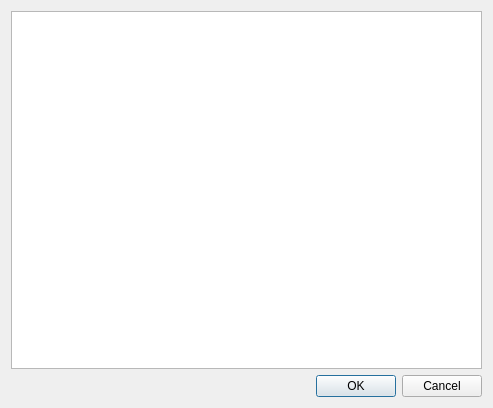
<?xml version="1.0" encoding="UTF-8"?>
<ui version="4.0">
 <class>Dialog</class>
 <widget class="QDialog" name="Dialog">
  <property name="geometry">
   <rect>
    <x>0</x>
    <y>0</y>
    <width>493</width>
    <height>408</height>
   </rect>
  </property>
  <property name="windowTitle">
   <string>Dialog</string>
  </property>
  <layout class="QVBoxLayout" name="verticalLayout">
   <item>
    <widget class="QTextBrowser" name="textBrowser"/>
   </item>
   <item>
    <widget class="QDialogButtonBox" name="buttonBox">
     <property name="orientation">
      <enum>Qt::Horizontal</enum>
     </property>
     <property name="standardButtons">
      <set>QDialogButtonBox::Cancel|QDialogButtonBox::Ok</set>
     </property>
    </widget>
   </item>
  </layout>
 </widget>
 <resources/>
 <connections>
  <connection>
   <sender>buttonBox</sender>
   <signal>accepted()</signal>
   <receiver>Dialog</receiver>
   <slot>accept()</slot>
   <hints>
    <hint type="sourcelabel">
     <x>248</x>
     <y>254</y>
    </hint>
    <hint type="destinationlabel">
     <x>157</x>
     <y>274</y>
    </hint>
   </hints>
  </connection>
  <connection>
   <sender>buttonBox</sender>
   <signal>rejected()</signal>
   <receiver>Dialog</receiver>
   <slot>reject()</slot>
   <hints>
    <hint type="sourcelabel">
     <x>316</x>
     <y>260</y>
    </hint>
    <hint type="destinationlabel">
     <x>286</x>
     <y>274</y>
    </hint>
   </hints>
  </connection>
 </connections>
</ui>
